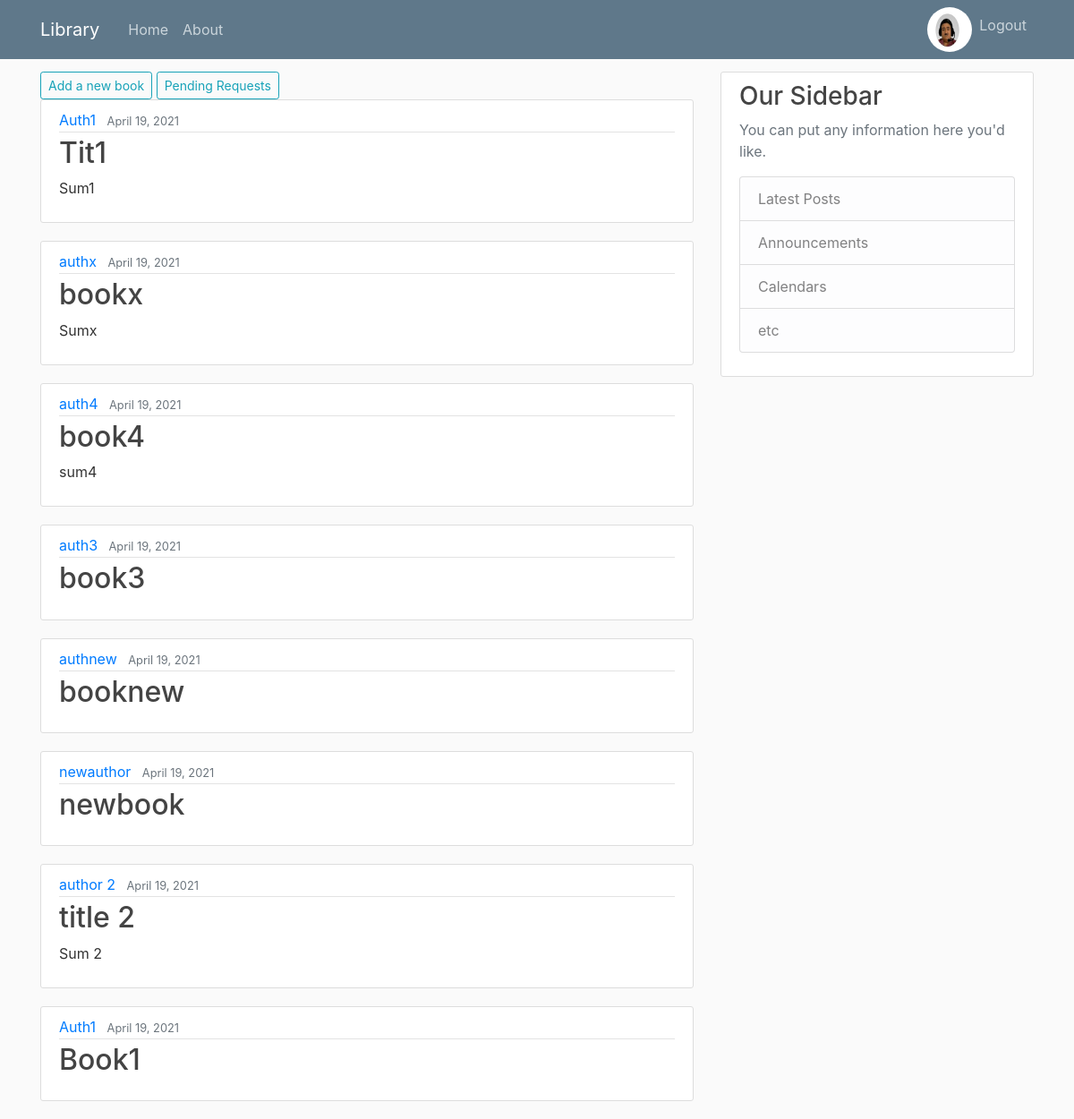
The page /library/ (signed in) on the database as committed earlier.
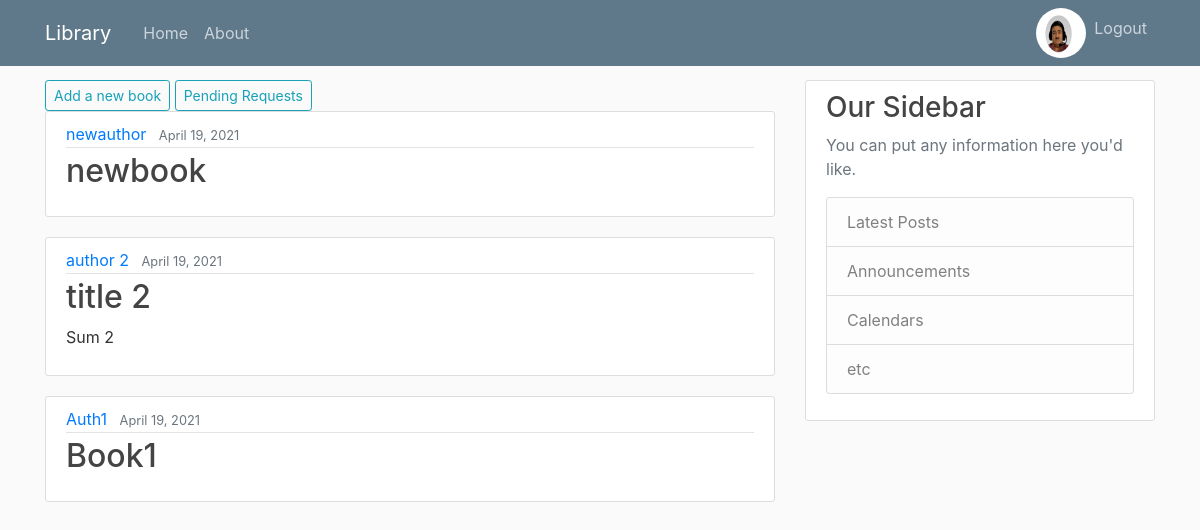
The same page on the database as committed later.
### books/models.py (models this page shows, shortened)
class Book(models.Model):
    title = models.CharField(max_length=100)
    genre = models.CharField(max_length=50)
    author = models.CharField(max_length=100)
    date_added = models.DateTimeField(default=timezone.now)
    publisher = models.CharField(max_length=100)
    summary = models.TextField(blank=True)
    location = models.TextField()
    available = models.BooleanField(default=True)
    ISBN = models.CharField(max_length=17, default='000-000-000-000-0')

### books/views.py (the view)
# urls.py: path('', views.BookListView.as_view(), name='books-home'),
class BookListView(ListView):
    model = Book
    template_name = 'books/home.html'
    context_object_name = 'books'
    ordering = ['-date_added']

### books/templates/books/home.html
{% extends "books/base.html" %}
{% block content %}
    {% if perms.books.add_book %}
        <a class="btn btn-outline-info btn-sm" href="{% url 'book-create' %}">Add a new book</a>
        <a class="btn btn-outline-info btn-sm" href="{% url 'request-list' %}">Pending Requests</a>
     {% endif %}
    {% for book in books %}
        <article class="media content-section">
            <div class="media-body">
                <div class="article-metadata">
                    <a class="mr-2" href="#">{{ book.author }}</a>
                    <small class="text-muted">{{ book.date_added|date:"F d, Y" }}</small>
                </div>
                <h2><a class="article-title" href="{% url 'book-detail' book.id %}">{{ book.title }}</a></h2>
                <p class="article-content">{{ book.summary }}</p>
            </div>
        </article>
    {% endfor %}
{% endblock content %}

Rows that differ between the two databases and show on the page:
removed Book: author "Auth1", date_added "April 19, 2021", title "Tit1", summary "Sum1"
removed Book: author "authx", date_added "April 19, 2021", title "bookx", summary "Sumx"
removed Book: author "auth4", date_added "April 19, 2021", title "book4", summary "sum4"
removed Book: author "auth3", date_added "April 19, 2021", title "book3"
removed Book: author "authnew", date_added "April 19, 2021", title "booknew"
